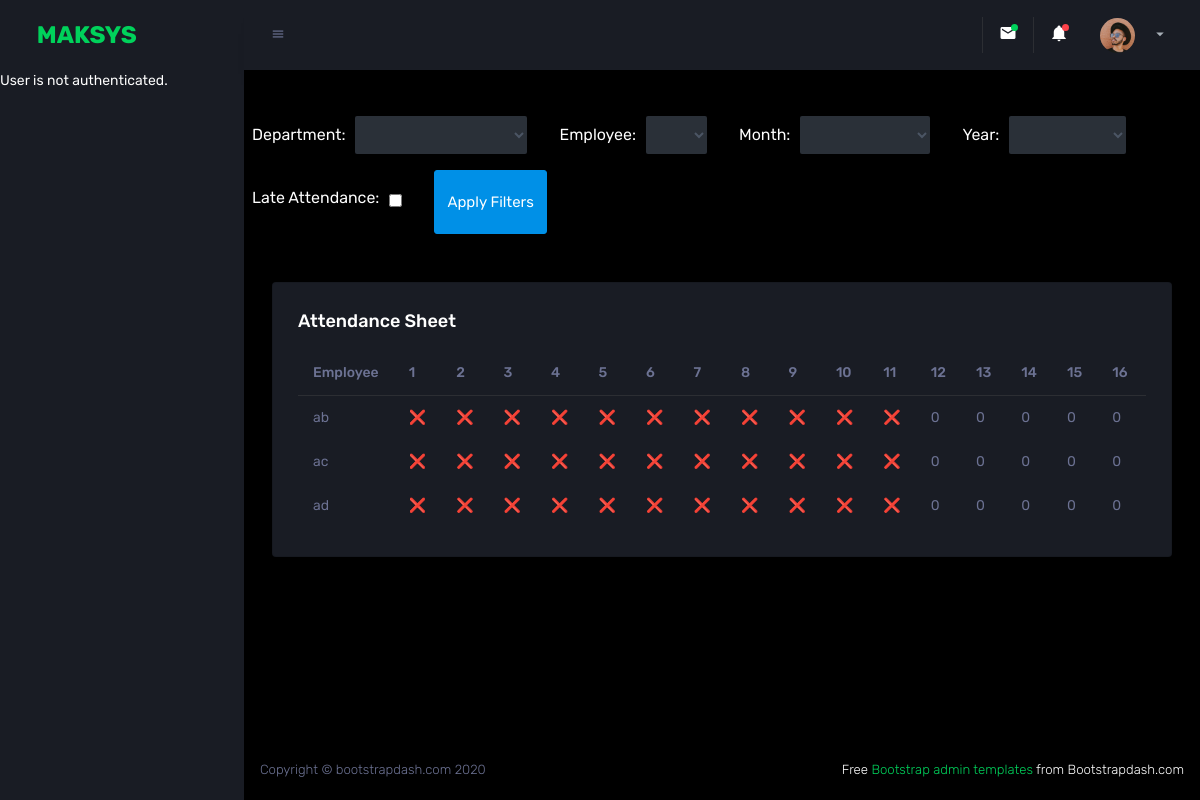
Before: /attendance/admin_attendance/ with the older database file.
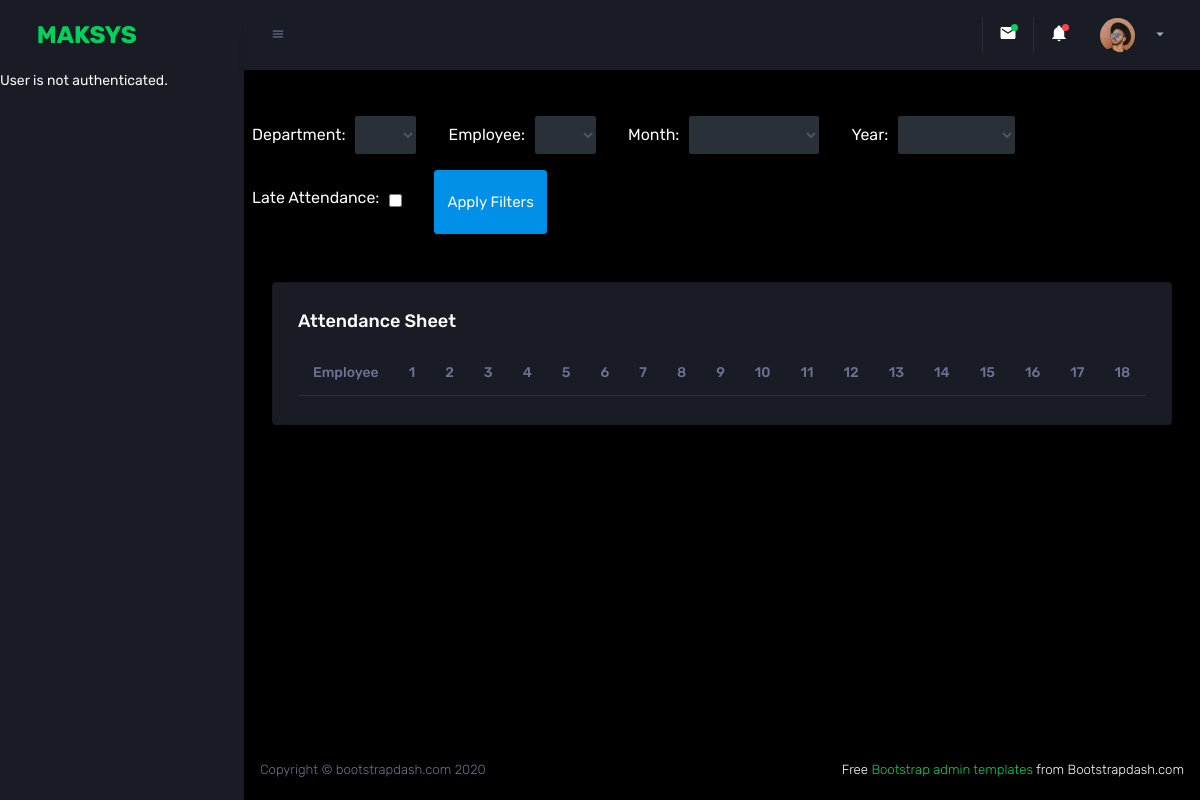
After: the same page with the newer database file.
### web/models.py (models this page shows, shortened)
class Employee(models.Model):
    user = models.OneToOneField(User, on_delete=models.CASCADE, related_name='employee', null=True)
    name = models.CharField(max_length=100)
    email = models.EmailField(unique=True)
    department = models.ForeignKey(Department, on_delete=models.CASCADE)
    date_of_birth = models.DateField()
    mobile = models.BigIntegerField(
        validators=[
            MaxValueValidator(9999999999),
            MinValueValidator(1000000000)
        ]
    )
    STATUS_CHOICES = [
        ('Active', 'Active'),
        ('Inactive', 'Inactive')
    ]
    status = models.CharField(max_length=20, choices=STATUS_CHOICES, default='----')

### attendance/views.py (the view)
# urls.py: path('admin_attendance/',AdminAttendanceView.as_view(), name='admin_attendance'),
class AdminAttendanceView(TemplateView):
    template_name = 'web/admin/attendance.html'
    def get_context_data(self, **kwargs):
        context = super().get_context_data(**kwargs)
        selected_department_id = self.request.GET.get('department')
        selected_employee_id = self.request.GET.get('employee')
        selected_month = self.request.GET.get('month')
        selected_year = self.request.GET.get('year')
        current_date = datetime.now()
        selected_month = int(selected_month) if selected_month else current_date.month
        selected_year = int(selected_year) if selected_year else current_date.year
        if selected_department_id:
            selected_department = Department.objects.filter(id=selected_department_id).first()
            if selected_department:
                employees = selected_department.employee_set.all()
            else:
                employees = []
        else:
            employees = Employee.objects.all()
        attendance_data = self.get_attendance_data(employees, selected_month, selected_year)
        days_in_month = monthrange(selected_year, selected_month)[1]
        context['departments'] = Department.objects.all()
        context['employees'] = employees
        context['attendance_data'] = attendance_data
        context['months'] = [(str(month), calendar.month_name[month]) for month in range(1, 13)]
        indian_tz = pytz.timezone('Asia/Kolkata')
        current_year = current_date.year
        context['years'] = range(2010, current_year + 1)
        context['selected_department_id'] = selected_department_id
        context['selected_employee_id'] = selected_employee_id
        context['selected_month'] = selected_month
        context['selected_year'] = selected_year
        context['days_of_month'] = range(1, days_in_month + 1)
        return context
    def get_attendance_data(self, employees, selected_month, selected_year):
        attendance_data = {}
        for employee in employees:
            past_attendance, future_attendance, late_attendance = self.get_employee_attendance(employee, selected_month, selected_year)
            attendance_data[employee.id] = {
                'name': employee.name,
                'past_attendance': past_attendance,
                'future_attendance': future_attendance,
                'late_attendance': late_attendance
            }
        return attendance_data
    def get_employee_attendance(self, employee, selected_month, selected_year):
        days_in_month = calendar.monthrange(selected_year, selected_month)[1]
        past_attendance = []
        future_attendance = []
        late_attendance = []  # Initialize list for late attendance status
        for i in range(1, days_in_month + 1):
            day = datetime(selected_year, selected_month, i).date()
            if day <= timezone.now().date():
                if ClockRecord.objects.filter(employee=employee, date=day).exists():
                    past_attendance.append('✅')
                    if ClockRecord.objects.filter(employee=employee, date=day, action='clock_in').exists():
                        late_time_threshold = AttendanceSettings.objects.first().late_time
                        clock_in_time = ClockRecord.objects.get(employee=employee, date=day, action='clock_in').clock_in
                        if clock_in_time > late_time_threshold:
                            late_attendance.append('Late')
                        else:
                            late_attendance.append('')
                else:
                    past_attendance.append('❌')
            else:
                future_attendance.append('0')
        return past_attendance, future_attendance, late_attendance  # Return three values

### templates/web/admin/attendance.html (shortened to what this page needs)
{% extends "web/base.html" %}
{% block content %}
<div class="content-wrapper">
    <div class="row">
        <div class="row">
            <form method="get" id="apply-filters-form"  class="row">
                <div class="form-row align-items-center p-3">
                    <div class="col-auto">
                        <label class="col-form-label" for="department">Department:</label>
                    </div>
                    <div class="col-auto">
                        <select class="form-control" id="department" name="department">
                        </select>
                    </div>
                </div>
                <div class="form-row align-items-center p-3">
                    <div class="col-auto">
                        <label class="col-form-label" for="employee">Employee:</label>
                    </div>
                    <div class="col-auto">
                        <select class="form-control" id="employee" name="employee">
                        </select>
                    </div>
                </div>
                <div class="form-row align-items-center p-3">
                    <div class="col-auto">
                        <label class="col-form-label" for="month">Month:</label>
                    </div>
                    <div class="col-auto">
                        <select class="form-control" id="month" name="month">
                        </select>
                    </div>
                </div>
                <div class="form-row align-items-center p-3">
                    <div class="col-auto">
                        <label class="col-form-label" for="year">Year:</label>
                    </div>
                    <div class="col-auto">
                        <select class="form-control" id="year" name="year">
                        </select>
                    </div>
                </div>
                <div class="form-row align-items-center p-3">
                    <div class="col-auto">
                        <label for="late_attendance">Late Attendance:</label>
                    </div>
                    <div class="col-auto">
                        <input type="checkbox" id="late_attendance" name="late_attendance">
                    </div>
                </div>
                <button type="submit" class="btn btn-primary ml-3 ">Apply Filters</button>
            </form>
        </div>
        <div class="col-md-12 grid-margin stretch-card mt-5">
            <div class="card">
                <div class="card-body">
                    <div class="d-flex justify-content-between align-items-center">
                        <h4 class="card-title">Attendance Sheet</h4>
                    </div>
                    <div class="table-responsive">
                        <table class="table">
                            <thead>
                                <tr>
                                    <th>Employee</th>
                                    {% for day in days_of_month %}
                                    <th>{{ day }}</th>
                                    {% endfor %}
                                </tr>
                            </thead>
                            <tbody>
                                {% for employee_id, data in attendance_data.items %}
                                <tr>
                                    <td>{{ data.name }}</td>
                                    {% for past_attendance_status in data.past_attendance %}
                                    <td>{{ past_attendance_status }}</td>
                                    {% endfor %}
                                    {% for future_attendance_status in data.future_attendance %}
                                    <td>{{ future_attendance_status }}</td>
                                    {% endfor %}
                                </tr>
                                {% endfor %}
                            </tbody>
                        </table>
                    </div>
                </div>
            </div>
        </div>
    </div>
</div>
{% endblock %}

### templates/web/base.html (shortened to what this page needs)
{% load static %}
<!DOCTYPE html>
<html lang="en">
  <head>
    <link rel="stylesheet" href="{% static 'web/assets/vendors/mdi/css/materialdesignicons.min.css' %}">
    <link rel="stylesheet" href="{% static 'web/assets/vendors/css/vendor.bundle.base.css' %}">
    <link rel="stylesheet" href="{% static 'web/assets/vendors/jvectormap/jquery-jvectormap.css' %}">
    <link rel="stylesheet" href="{% static 'web/assets/vendors/flag-icon-css/css/flag-icon.min.css' %}">
    <link rel="stylesheet" href="{% static 'web/assets/vendors/owl-carousel-2/owl.carousel.min.css' %}">
    <link rel="stylesheet" href="{% static 'web/assets/vendors/owl-carousel-2/owl.theme.default.min.css' %}">
    <link rel="stylesheet" href="{% static 'web/assets/css/style.css' %}">
    <link rel="stylesheet" href="{% static 'web/assets/css/style1.css' %}">
  </head>
  <body>
    <div class="container-scroller">
        {% include "web/partials/sidebar.html" %}
      <div class="container-fluid page-body-wrapper">
        {% include "web/partials/header.html" %}
        <div class="main-panel">
          {% block content %}
          {% endblock %}
          {% include "web/partials/footer.html" %}
        </div>
      </div>
    </div>
  </body>
</html>

### templates/web/partials/sidebar.html
{% load static %}
<nav class="sidebar sidebar-offcanvas" id="sidebar">
    <div class="sidebar-brand-wrapper pl-3 d-none d-lg-flex align-items-center justify-content-start fixed-top">
      <a class="sidebar-brand brand-logo" href="index.html"><b class="text-success">MAKSYS</b></a>
    </div>
    <ul class="nav">
    {% if user.is_authenticated %}
        {% if user.is_superuser %}
            <li class="nav-item menu-items">
                <a class="nav-link" href="{% url 'web:admin_dashboard' %}">
                <span class="menu-icon">
                    <i class="mdi mdi-speedometer"></i>
                </span>
                <span class="menu-title">Overview</span>
                </a>
            </li>
            <li class="nav-item menu-items">
                <a class="nav-link" href="{% url 'web:department_list' %}">
                <span class="menu-icon">
                    <i class="mdi mdi-chart-bar"></i>
                </span>
                <span class="menu-title">Departments</span>
                </a>
            </li>
            <li class="nav-item menu-items">
                <a class="nav-link" href="{% url 'web:employee_list' %}">
                <span class="menu-icon">
                    <i class="mdi mdi-laptop"></i>
                </span>
                <span class="menu-title">Employees</span>
                </a>
            </li>
            <li class="nav-item menu-items">
                <a class="nav-link" href="{% url 'web:client_list' %}">
                <span class="menu-icon">
                    <i class="mdi mdi-playlist-play"></i>
                </span>
                <span class="menu-title">Clients</span>
                </a>
            </li>
            <li class="nav-item menu-items">
                <a class="nav-link" href="{% url 'attendance:admin_attendance' %}">
                <span class="menu-icon">
                    <i class="mdi mdi-playlist-play"></i>
                </span>
                <span class="menu-title">Attendance</span>
                </a>
            </li>
            <li class="nav-item menu-items">
                <a class="nav-link" href="{% url 'complaint:complaint_list' %}">
                <span class="menu-icon">
                    <i class="mdi mdi-playlist-play"></i>
                </span>
                <span class="menu-title">Complaint</span>
                </a>
            </li>
            <li class="nav-item menu-items">
                <a class="nav-link" href="{% url 'activity:activity_view' %}">
                <span class="menu-icon">
                    <i class="mdi mdi-playlist-play"></i>
                </span>
                <span class="menu-title">Activity</span>
                </a>
            </li>
        {% elif user.usertype == 'Employee' %}
            <li class="nav-item menu-items">
                <a class="nav-link" href="{% url 'web:employee_dashboard' %}">
                <span class="menu-icon">
                    <i class="mdi mdi-playlist-play"></i>
                </span>
                <span class="menu-title">Overview</span>
                </a>
            </li>
            <li class="nav-item menu-items">
                <a class="nav-link" href="{% url 'attendance:employee_attendance' %}">
                <span class="menu-icon">
                    <i class="mdi mdi-playlist-play"></i>
                </span>
                <span class="menu-title">Attendance</span>
                </a>
            </li>
            <li class="nav-item menu-items">
                <a class="nav-link" href="{% url 'attendance:mark_attendance' %}">
                <span class="menu-icon">
                    <i class="mdi mdi-playlist-play"></i>
                </span>
                <span class="menu-title">Mark Attendance</span>
                </a>
            </li>
        {% elif user.usertype == 'Client' %}
            <li class="nav-item menu-items">
                <a class="nav-link" href="{% url 'web:client_dashboard' %}">
                <span class="menu-icon">
                    <i class="mdi mdi-playlist-play"></i>
                </span>
                <span class="menu-title">Overview</span>
                </a>
            </li>
            <li class="nav-item menu-items">
                <a class="nav-link" href="{% url 'complaint:complaint_list' %}">
                <span class="menu-icon">
                    <i class="mdi mdi-playlist-play"></i>
                </span>
                <span class="menu-title">Complaint</span>
                </a>
            </li>
        {% endif %}
    {% else %}
        <p>User is not authenticated.</p>
    {% endif %}
    </ul>
</nav>

### templates/web/partials/header.html (shortened to what this page needs)
{% load static %}
<nav class="navbar p-0 fixed-top d-flex flex-row">
    <div class="navbar-menu-wrapper flex-grow d-flex align-items-stretch">
      <button class="navbar-toggler navbar-toggler align-self-center" type="button" data-toggle="minimize">
        <span class="mdi mdi-menu"></span>
      </button>
      <ul class="navbar-nav navbar-nav-right">
        <li class="nav-item dropdown border-left">
          <a class="nav-link count-indicator dropdown-toggle" id="messageDropdown" href="#" data-toggle="dropdown" aria-expanded="false">
            <i class="mdi mdi-email"></i>
            <span class="count bg-success"></span>
          </a>
        </li>
        <li class="nav-item dropdown border-left">
          <a class="nav-link count-indicator dropdown-toggle" id="notificationDropdown" href="#" data-toggle="dropdown">
            <i class="mdi mdi-bell"></i>
            <span class="count bg-danger"></span>
          </a>
        </li>
        <li class="nav-item dropdown">
          <a class="nav-link" id="profileDropdown" href="#" data-toggle="dropdown">
            <div class="navbar-profile">
              <img class="img-xs rounded-circle" src="{% static 'web/assets/images/faces/face15.jpg' %}" alt="">
              <i class="mdi mdi-menu-down d-none d-sm-block"></i>
            </div>
          </a>
        </li>
      </ul>
    </div>
  </nav>

### templates/web/partials/footer.html
<footer class="footer">
    <div class="d-sm-flex justify-content-center justify-content-sm-between">
      <span class="text-muted d-block text-center text-sm-left d-sm-inline-block">Copyright © bootstrapdash.com 2020</span>
      <span class="float-none float-sm-right d-block mt-1 mt-sm-0 text-center"> Free <a href="https://www.bootstrapdash.com/bootstrap-admin-template/" target="_blank">Bootstrap admin templates</a> from Bootstrapdash.com</span>
    </div>
  </footer>

Changed rows visible on the page:
removed Employee: name "ab"
removed Employee: name "ac"
removed Employee: name "ad"
Other visible differences:
new list line: "17"
new list line: "18"
list line gone: "❌ ❌ ❌ ❌ ❌ ❌ ❌ ❌ ❌ ❌ ❌ 0 0 0 0 0"
